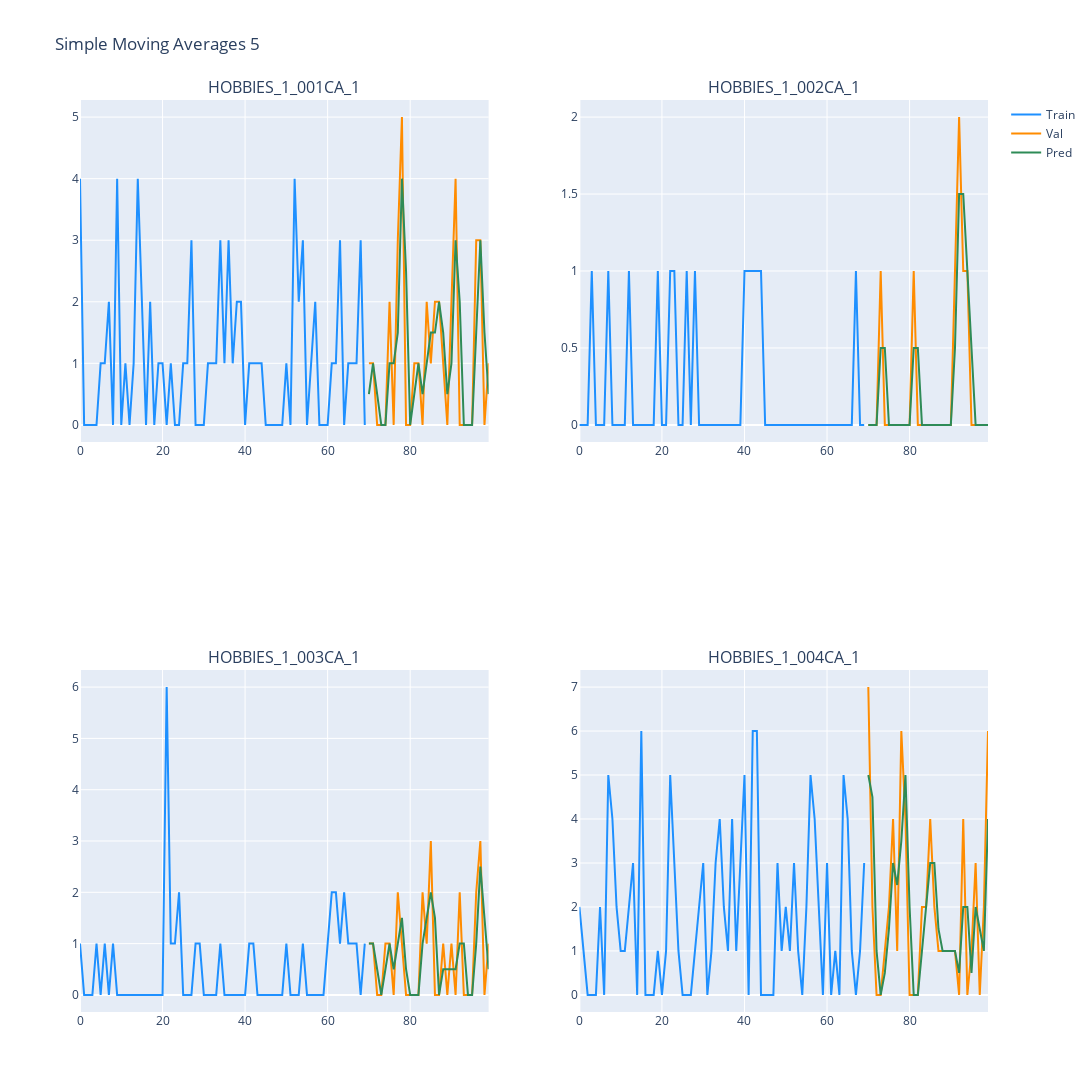

Here is the notebook cell this chart was saved with:
### Code cell
p5 = simpleMovingAverages2(5)
pred5 = []
for i in range(len(p5)):
    pred5.append(p5[i][-30:])
rmse5 = rmse(pred5, val_dataset)
print(rmse5)
plotPredictions(predA, "Simple Moving Averages 5")

### Figure 1 — Plotly figure (JSON) as saved in the notebook; plotly's stock layout.template omitted (floating-point values rounded to 4 significant figures)
{"data": [{"marker": {"color": "dodgerblue"}, "mode": "lines", "name": "Train", "type": "scatter", "x": [0, 1, 2, 3, 4, 5, 6, 7, 8, 9, 10, 11, 12, 13, 14, 15, 16, 17, 18, 19, 20, 21, 22, 23, 24, 25, 26, 27, 28, 29, 30, 31, 32, 33, 34, 35, 36, 37, 38, 39, 40, 41, 42, 43, 44, 45, 46, 47, 48, 49, 50, 51, 52, 53, 54, 55, 56, 57, 58, 59, 60, 61, 62, 63, 64, 65, 66, 67, 68, 69], "xaxis": "x", "y": [4, 0, 0, 0, 0, 1, 1, 2, 0, 4, 0, 1, 0, 1, 4, 2, 0, 2, 0, 1, 1, 0, 1, 0, 0, 1, 1, 3, 0, 0, 0, 1, 1, 1, 3, 1, 3, 1, 2, 2, 0, 1, 1, 1, 1, 0, 0, 0, 0, 0, 1, 0, 4, 2, 3, 0, 1, 2, 0, 0, 0, 1, 1, 3, 0, 1, 1, 1, 3, 0], "yaxis": "y"}, {"marker": {"color": "darkorange"}, "mode": "lines", "name": "Val", "type": "scatter", "x": [70, 71, 72, 73, 74, 75, 76, 77, 78, 79, 80, 81, 82, 83, 84, 85, 86, 87, 88, 89, 90, 91, 92, 93, 94, 95, 96, 97, 98, 99], "xaxis": "x", "y": [1, 1, 0, 0, 0, 2, 0, 3, 5, 0, 0, 1, 1, 0, 2, 1, 2, 2, 1, 0, 2, 4, 0, 0, 0, 0, 3, 3, 0, 1], "yaxis": "y"}, {"marker": {"color": "seagreen"}, "mode": "lines", "name": "Pred", "type": "scatter", "x": [70, 71, 72, 73, 74, 75, 76, 77, 78, 79, 80, 81, 82, 83, 84, 85, 86, 87, 88, 89, 90, 91, 92, 93, 94, 95, 96, 97, 98, 99], "xaxis": "x", "y": [0.5, 1, 0.5, 0, 0, 1, 1, 1.5, 4, 2.5, 0, 0.5, 1, 0.5, 1, 1.5, 1.5, 2, 1.5, 0.5, 1, 3, 2, 0, 0, 0, 1.5, 3, 1.5, 0.5], "yaxis": "y"}, {"marker": {"color": "dodgerblue"}, "mode": "lines", "showlegend": false, "type": "scatter", "x": [0, 1, 2, 3, 4, 5, 6, 7, 8, 9, 10, 11, 12, 13, 14, 15, 16, 17, 18, 19, 20, 21, 22, 23, 24, 25, 26, 27, 28, 29, 30, 31, 32, 33, 34, 35, 36, 37, 38, 39, 40, 41, 42, 43, 44, 45, 46, 47, 48, 49, 50, 51, 52, 53, 54, 55, 56, 57, 58, 59, 60, 61, 62, 63, 64, 65, 66, 67, 68, 69], "xaxis": "x2", "y": [0, 0, 0, 1, 0, 0, 0, 1, 0, 0, 0, 0, 1, 0, 0, 0, 0, 0, 0, 1, 0, 0, 1, 1, 0, 0, 1, 0, 1, 0, 0, 0, 0, 0, 0, 0, 0, 0, 0, 0, 1, 1, 1, 1, 1, 0, 0, 0, 0, 0, 0, 0, 0, 0, 0, 0, 0, 0, 0, 0, 0, 0, 0, 0, 0, 0, 0, 1, 0, 0], "yaxis": "y2"}, {"marker": {"color": "darkorange"}, "mode": "lines", "showlegend": false, "type": "scatter", "x": [70, 71, 72, 73, 74, 75, 76, 77, 78, 79, 80, 81, 82, 83, 84, 85, 86, 87, 88, 89, 90, 91, 92, 93, 94, 95, 96, 97, 98, 99], "xaxis": "x2", "y": [0, 0, 0, 1, 0, 0, 0, 0, 0, 0, 0, 1, 0, 0, 0, 0, 0, 0, 0, 0, 0, 1, 2, 1, 1, 0, 0, 0, 0, 0], "yaxis": "y2"}, {"marker": {"color": "seagreen"}, "mode": "lines", "name": "Val", "showlegend": false, "type": "scatter", "x": [70, 71, 72, 73, 74, 75, 76, 77, 78, 79, 80, 81, 82, 83, 84, 85, 86, 87, 88, 89, 90, 91, 92, 93, 94, 95, 96, 97, 98, 99], "xaxis": "x2", "y": [0, 0, 0, 0.5, 0.5, 0, 0, 0, 0, 0, 0, 0.5, 0.5, 0, 0, 0, 0, 0, 0, 0, 0, 0.5, 1.5, 1.5, 1, 0.5, 0, 0, 0, 0], "yaxis": "y2"}, {"marker": {"color": "dodgerblue"}, "mode": "lines", "showlegend": false, "type": "scatter", "x": [0, 1, 2, 3, 4, 5, 6, 7, 8, 9, 10, 11, 12, 13, 14, 15, 16, 17, 18, 19, 20, 21, 22, 23, 24, 25, 26, 27, 28, 29, 30, 31, 32, 33, 34, 35, 36, 37, 38, 39, 40, 41, 42, 43, 44, 45, 46, 47, 48, 49, 50, 51, 52, 53, 54, 55, 56, 57, 58, 59, 60, 61, 62, 63, 64, 65, 66, 67, 68, 69], "xaxis": "x3", "y": [1, 0, 0, 0, 1, 0, 1, 0, 1, 0, 0, 0, 0, 0, 0, 0, 0, 0, 0, 0, 0, 6, 1, 1, 2, 0, 0, 0, 1, 1, 0, 0, 0, 0, 1, 0, 0, 0, 0, 0, 0, 1, 1, 0, 0, 0, 0, 0, 0, 0, 1, 0, 0, 0, 1, 0, 0, 0, 0, 0, 1, 2, 2, 1, 2, 1, 1, 1, 0, 1], "yaxis": "y3"}, {"marker": {"color": "darkorange"}, "mode": "lines", "showlegend": false, "type": "scatter", "x": [70, 71, 72, 73, 74, 75, 76, 77, 78, 79, 80, 81, 82, 83, 84, 85, 86, 87, 88, 89, 90, 91, 92, 93, 94, 95, 96, 97, 98, 99], "xaxis": "x3", "y": [1, 1, 0, 0, 1, 1, 0, 2, 1, 0, 0, 0, 0, 2, 1, 3, 0, 0, 1, 0, 1, 0, 2, 0, 0, 0, 2, 3, 0, 1], "yaxis": "y3"}, {"marker": {"color": "seagreen"}, "mode": "lines", "name": "Pred", "showlegend": false, "type": "scatter", "x": [70, 71, 72, 73, 74, 75, 76, 77, 78, 79, 80, 81, 82, 83, 84, 85, 86, 87, 88, 89, 90, 91, 92, 93, 94, 95, 96, 97, 98, 99], "xaxis": "x3", "y": [1, 1, 0.5, 0, 0.5, 1, 0.5, 1, 1.5, 0.5, 0, 0, 0, 1, 1.5, 2, 1.5, 0, 0.5, 0.5, 0.5, 0.5, 1, 1, 0, 0, 1, 2.5, 1.5, 0.5], "yaxis": "y3"}, {"marker": {"color": "dodgerblue"}, "mode": "lines", "showlegend": false, "type": "scatter", "x": [0, 1, 2, 3, 4, 5, 6, 7, 8, 9, 10, 11, 12, 13, 14, 15, 16, 17, 18, 19, 20, 21, 22, 23, 24, 25, 26, 27, 28, 29, 30, 31, 32, 33, 34, 35, 36, 37, 38, 39, 40, 41, 42, 43, 44, 45, 46, 47, 48, 49, 50, 51, 52, 53, 54, 55, 56, 57, 58, 59, 60, 61, 62, 63, 64, 65, 66, 67, 68, 69], "xaxis": "x4", "y": [2, 1, 0, 0, 0, 2, 0, 5, 4, 2, 1, 1, 2, 3, 0, 6, 0, 0, 0, 1, 0, 1, 5, 3, 1, 0, 0, 0, 1, 2, 3, 0, 1, 3, 4, 2, 1, 4, 1, 3, 5, 0, 6, 6, 0, 0, 0, 0, 3, 1, 2, 1, 3, 1, 0, 2, 5, 4, 2, 0, 3, 0, 1, 0, 5, 4, 1, 0, 1, 3], "yaxis": "y4"}, {"marker": {"color": "darkorange"}, "mode": "lines", "showlegend": false, "type": "scatter", "x": [70, 71, 72, 73, 74, 75, 76, 77, 78, 79, 80, 81, 82, 83, 84, 85, 86, 87, 88, 89, 90, 91, 92, 93, 94, 95, 96, 97, 98, 99], "xaxis": "x4", "y": [7, 2, 0, 0, 1, 2, 4, 1, 6, 4, 0, 0, 0, 2, 2, 4, 2, 1, 1, 1, 1, 1, 0, 4, 0, 1, 3, 0, 2, 6], "yaxis": "y4"}, {"marker": {"color": "seagreen"}, "mode": "lines", "name": "Val", "showlegend": false, "type": "scatter", "x": [70, 71, 72, 73, 74, 75, 76, 77, 78, 79, 80, 81, 82, 83, 84, 85, 86, 87, 88, 89, 90, 91, 92, 93, 94, 95, 96, 97, 98, 99], "xaxis": "x4", "y": [5, 4.5, 1, 0, 0.5, 1.5, 3, 2.5, 3.5, 5, 2, 0, 0, 1, 2, 3, 3, 1.5, 1, 1, 1, 1, 0.5, 2, 2, 0.5, 2, 1.5, 1, 4], "yaxis": "y4"}], "layout": {"annotations": [{"font": {"size": 16}, "showarrow": false, "text": "HOBBIES_1_001CA_1", "x": 0.225, "xanchor": "center", "xref": "paper", "y": 1, "yanchor": "bottom", "yref": "paper"}, {"font": {"size": 16}, "showarrow": false, "text": "HOBBIES_1_002CA_1", "x": 0.775, "xanchor": "center", "xref": "paper", "y": 1, "yanchor": "bottom", "yref": "paper"}, {"font": {"size": 16}, "showarrow": false, "text": "HOBBIES_1_003CA_1", "x": 0.225, "xanchor": "center", "xref": "paper", "y": 0.375, "yanchor": "bottom", "yref": "paper"}, {"font": {"size": 16}, "showarrow": false, "text": "HOBBIES_1_004CA_1", "x": 0.775, "xanchor": "center", "xref": "paper", "y": 0.375, "yanchor": "bottom", "yref": "paper"}], "height": 1200, "title": {"text": "Simple Moving Averages 5"}, "width": 1600, "xaxis": {"anchor": "y", "domain": [0, 0.45]}, "xaxis2": {"anchor": "y2", "domain": [0.55, 1]}, "xaxis3": {"anchor": "y3", "domain": [0, 0.45]}, "xaxis4": {"anchor": "y4", "domain": [0.55, 1]}, "yaxis": {"anchor": "x", "domain": [0.625, 1]}, "yaxis2": {"anchor": "x2", "domain": [0.625, 1]}, "yaxis3": {"anchor": "x3", "domain": [0, 0.375]}, "yaxis4": {"anchor": "x4", "domain": [0, 0.375]}}}
